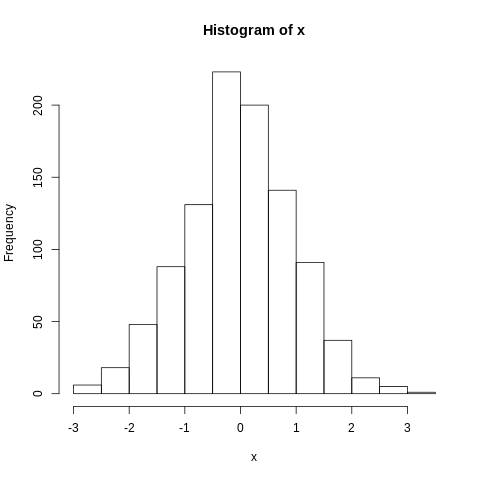

Here is the R script that generated this plot:
x <- rnorm(1000)
hist(x)
